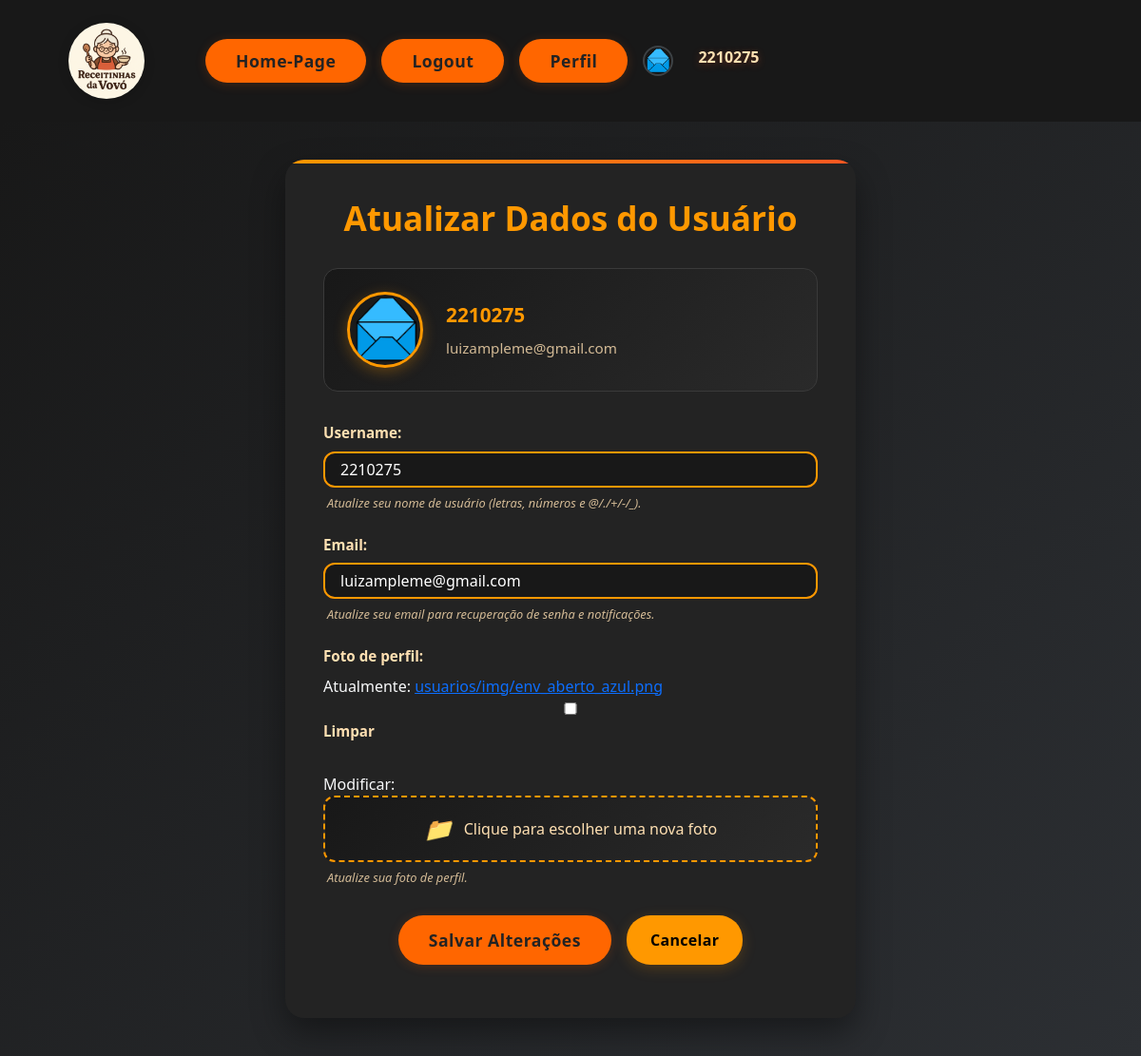
The page /perfil/atualizar/5/ (signed in) on the database its author committed.
### usuarios/models.py (models this page shows, shortened)
class Usuario(AbstractUser):
    id = models.AutoField(primary_key=True) # Identificador único do usuário
    email = models.EmailField(help_text='Digite seu email', unique=True) # Email do usuário
    foto_de_perfil = models.ImageField(upload_to='usuarios/img', null=True, blank=True) # Foto de perfil do usuário
    class Meta:
        app_label = 'usuarios'

### usuarios/views.py (the view, shortened to what this page needs)
# urls.py: path('perfil/atualizar/<int:id>/', views.UsuarioUpdateView.as_view(), name='atualizar_perfil'), #rota de atualizar perfil
class UsuarioUpdateView(View):
    def get(self, request, id, *args, **kwargs):
        if not request.user.is_authenticated or request.user.id != int(id):
            return redirect('receitas:homepage')  # ou mostre uma página de erro/permissão negada
        usuario = get_object_or_404(Usuario, pk=self.kwargs['id'])
        formulario = UsuarioUpdateForm(instance=usuario)
        contexto = {
            'formulario': formulario,
            'usuario': usuario,
            'titulo_janela': 'Atualizar Perfil',
            'titulo_pagina': 'Atualizar Dados do Usuário',
            'botao': 'Atualizar Perfil',
        }
        return render(request, 'usuarios/atualiza.html', contexto)

### usuarios/forms.py
class UsuarioUpdateForm(forms.ModelForm):
    class Meta:
        model = Usuario
        fields = ("username", "email", "foto_de_perfil")
        widgets = {
            'username': forms.TextInput(attrs={'class': 'form-control'}),
            'email': forms.EmailInput(attrs={'class': 'form-control'}),
            'foto_de_perfil': forms.ClearableFileInput(attrs={'class': 'form-control-file'}),
        }
        help_texts = {
            'username': "Atualize seu nome de usuário (letras, números e @/./+/-/_).",
            'email': "Atualize seu email para recuperação de senha e notificações.",
            'foto_de_perfil': "Atualize sua foto de perfil.",
        }

### usuarios/templates/usuarios/atualiza.html (shortened to what this page needs)
{% extends 'site_receitas/base.html' %}
{% load static %}
{% block content %}
<div class="atualiza-container">
    <div class="atualiza-card">
        <div class="atualiza-header">
            <h1 class="atualiza-title">{{ titulo_pagina }}</h1>
        </div>
        <div class="current-profile-preview">
            <div class="current-avatar">
                {% if formulario.instance.foto_de_perfil %}
                    <img src="{{ formulario.instance.foto_de_perfil.url }}" alt="Foto atual" class="preview-image">
                {% else %}
                    <img src="{% static 'receitas/img/logo.png' %}" alt="Foto padrão" class="preview-image">
                {% endif %}
            </div>
            <div class="current-info">
                <p class="current-username">{{ formulario.instance.username }}</p>
                <p class="current-email">{{ formulario.instance.email }}</p>
            </div>
        </div>
        <form method="post" enctype="multipart/form-data" class="atualiza-form">
            <fieldset>
                <div class="form-group">
                    {{ formulario.username.label_tag }}
                    {{ formulario.username }}
                    {% if formulario.username.help_text %}
                        <div class="help-text">{{ formulario.username.help_text }}</div>
                    {% endif %}
                </div>
                <div class="form-group">
                    {{ formulario.email.label_tag }}
                    {{ formulario.email }}
                    {% if formulario.email.help_text %}
                        <div class="help-text">{{ formulario.email.help_text }}</div>
                    {% endif %}
                </div>
                <div class="form-group photo-upload">
                    {{ formulario.foto_de_perfil.label_tag }}
                    <div class="file-upload-wrapper">
                        {{ formulario.foto_de_perfil }}
                        <div class="file-upload-info">
                            <i class="upload-icon">📁</i>
                            <span class="upload-text">Clique para escolher uma nova foto</span>
                        </div>
                    </div>
                    {% if formulario.foto_de_perfil.help_text %}
                        <div class="help-text">{{ formulario.foto_de_perfil.help_text }}</div>
                    {% endif %}
                </div>
                <div class="form-actions">
                    <button type="submit" class="modern-btn atualiza-btn">
                        <span>Salvar Alterações</span>
                    </button>
                    <a href="{% url 'usuarios:perfil' formulario.instance.id %}" class="modern-btn secondary-btn">
                        <span>Cancelar</span>
                    </a>
                </div>
            </fieldset>
        </form>
    </div>
</div>
{% endblock %}

### usuarios/templates/usuarios/links.html
<nav class="nav-links">
  <a href="/" class="modern-btn">Home-Page</a>
  {% if user.is_authenticated %}
    <a href="{% url 'usuarios:logout_confirm' %}" class="modern-btn">Logout</a>
    <a href="{% url 'usuarios:perfil' user.id %}" class="modern-btn">Perfil</a>
    <div class="author-avatar" style="align-self: center;">
        {% if user.foto_de_perfil %}
            <img src="{{ user.foto_de_perfil.url }}" alt="{{ user.username }}" class="author-profile-pic">
        {% else %}
            <div class="author-profile-pic author-default-pic">
                {{ user.username|first|upper }}
            </div>
        {% endif %}
    </div>
  {% else %}
    <a href="{% url 'usuarios:login' %}" class="modern-btn">Login</a>
    <a href="{% url 'usuarios:cadastro' %}" class="modern-btn">Cadastro</a>
  {% endif %}
  <div class="user-name">
    {% firstof user.username "Visitante" %}
  </div>
</nav>

### receitas/static/receitas/css/style.css (style rules this page uses)
.nav-links { display: flex; gap: 1rem; }
.modern-btn { background: linear-gradient(90deg, #ff6600 60%, #ff6600 100%); color: #232323; font-weight: 600; border: none; border-radius: 999px; padding: 0.6rem 2rem; box-shadow: 0 2px 12px rgba(255,102,0,0.18); transition: background 0.2s, color 0.2s, transform 0.2s; text-decoration: none; font-size: 1.1rem; letter-spacing: 0.5px; outline: none; cursor: pointer; display: inline-block; }
body { background: #181818; color: #f8f9fa; font-family: 'Segoe UI', 'Helvetica Neue', Arial, sans-serif; margin: 0; padding: 0; }
.bg-dark { background-color: #181818 !important; }
.text-light { color: #f8f9fa !important; }
.user-name { color: #ffe0b2; font-weight: 600; align-self: center; margin-left: 10px; font-size: 1rem; }
.author-avatar { flex-shrink: 0; }
.author-profile-pic { width: 32px; height: 32px; border-radius: 50%; object-fit: cover; border: 2px solid #3d4245; transition: border-color 0.2s ease; }
.form-group { margin-bottom: 1.5rem; position: relative; }
.form-group label { display: block; margin-bottom: 0.5rem; color: #ffe0b2; font-weight: 600; font-size: 0.95rem; }
.form-group input:not([type="file"]), .form-group textarea, .form-group select { width: 100%; padding: 12px 16px; border: 2px solid #ff9800; border-radius: 12px; background: #181818; color: #fff; font-size: 1rem; transition: all 0.3s ease; box-sizing: border-box; }
.photo-upload { position: relative; }
.file-upload-wrapper { position: relative; display: block; }
.file-upload-info { display: flex; align-items: center; gap: 12px; padding: 15px 20px; background: linear-gradient(135deg, #181818 0%, #2a2a2a 100%); border: 2px dashed #ff9800; border-radius: 12px; color: #ffe0b2; cursor: pointer; transition: all 0.3s ease; text-align: center; justify-content: center; }
.upload-icon { font-size: 1.5rem; }
.upload-text { font-weight: 500; }
.help-text { color: #ffe0b2; font-size: 0.8rem; margin-top: 0.5rem; padding-left: 4px; opacity: 0.8; line-height: 1.3; font-style: italic; }
.form-actions { display: flex; gap: 1rem; justify-content: center; margin: 2rem 0 1rem 0; flex-wrap: wrap; }
.secondary-btn { background: #ff9800; color: #000; font-weight: 600; font-size: 1rem; padding: 14px 25px; border: none; border-radius: 25px; cursor: pointer; transition: all 0.3s ease; letter-spacing: 0.3px; box-shadow: 0 4px 15px rgba(255, 152, 0, 0.2); text-decoration: none; display: inline-flex; align-items: center; gap: 8px; }

### rows shown on the page
Usuario: foto_de_perfil (picture), username "2210275", instance.foto_de_perfil (picture), instance.username "2210275", instance.email "luizampleme@gmail.com", email "luizampleme@gmail.com"

### other values the page prints
{{ titulo_pagina }} "Atualizar Dados do Usuário"
